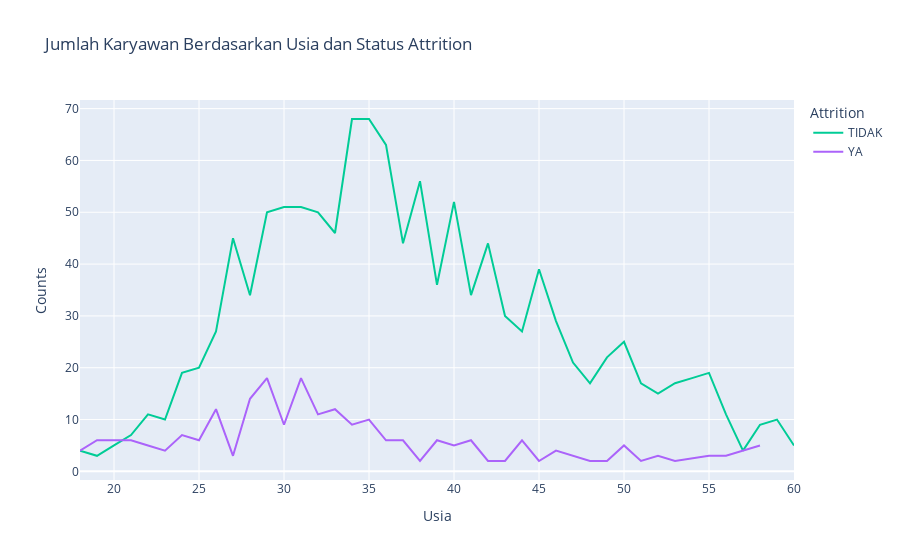

Notebook cell for this chart:
### Markdown cell above
### Data Interpretation - Questionnaire


menggunakan beberapa pertanyaan penelitian untuk mempelajari dan menginterpretasikan dataset sehingga dapat diperoleh insight yang lebih mendalam. Untuk menjawab pertanyaan-pertanyaan tersebut, akan digunakan bantuan visualisasi data.

### Question 1: Bagaimana hubungan antara attrition dengan usia karyawan?

### Code cell
# Show the number of employees that left and stayed by age
color_map = {'Yes': 'lightgreen', 'No': 'skyblue'}

age_att = df.groupby(['Usia','Attrition']).apply(lambda x: x['PenghasilanBulanan'].count()).reset_index(name='Counts')

px.line(
    age_att, 
    x='Usia', 
    y='Counts', 
    color='Attrition', 
    title='Jumlah Karyawan Berdasarkan Usia dan Status Attrition',
    color_discrete_map=color_map
)

### Figure 1 — Plotly figure (JSON) as saved in the notebook; plotly's stock layout.template omitted (floating-point values rounded to 4 significant figures)
{"data": [{"hovertemplate": "Attrition=TIDAK<br>Usia=%{x}<br>Counts=%{y}<extra></extra>", "legendgroup": "TIDAK", "line": {"color": "#00cc96", "dash": "solid"}, "marker": {"symbol": "circle"}, "mode": "lines", "name": "TIDAK", "orientation": "v", "showlegend": true, "type": "scatter", "x": [18, 19, 20, 21, 22, 23, 24, 25, 26, 27, 28, 29, 30, 31, 32, 33, 34, 35, 36, 37, 38, 39, 40, 41, 42, 43, 44, 45, 46, 47, 48, 49, 50, 51, 52, 53, 54, 55, 56, 57, 58, 59, 60], "xaxis": "x", "y": [4, 3, 5, 7, 11, 10, 19, 20, 27, 45, 34, 50, 51, 51, 50, 46, 68, 68, 63, 44, 56, 36, 52, 34, 44, 30, 27, 39, 29, 21, 17, 22, 25, 17, 15, 17, 18, 19, 11, 4, 9, 10, 5], "yaxis": "y"}, {"hovertemplate": "Attrition=YA<br>Usia=%{x}<br>Counts=%{y}<extra></extra>", "legendgroup": "YA", "line": {"color": "#ab63fa", "dash": "solid"}, "marker": {"symbol": "circle"}, "mode": "lines", "name": "YA", "orientation": "v", "showlegend": true, "type": "scatter", "x": [18, 19, 20, 21, 22, 23, 24, 25, 26, 27, 28, 29, 30, 31, 32, 33, 34, 35, 36, 37, 38, 39, 40, 41, 42, 43, 44, 45, 46, 47, 48, 49, 50, 51, 52, 53, 55, 56, 58], "xaxis": "x", "y": [4, 6, 6, 6, 5, 4, 7, 6, 12, 3, 14, 18, 9, 18, 11, 12, 9, 10, 6, 6, 2, 6, 5, 6, 2, 2, 6, 2, 4, 3, 2, 2, 5, 2, 3, 2, 3, 3, 5], "yaxis": "y"}], "layout": {"legend": {"title": {"text": "Attrition"}, "tracegroupgap": 0}, "title": {"text": "Jumlah Karyawan Berdasarkan Usia dan Status Attrition"}, "xaxis": {"anchor": "y", "domain": [0, 1], "title": {"text": "Usia"}}, "yaxis": {"anchor": "x", "domain": [0, 1], "title": {"text": "Counts"}}}}
